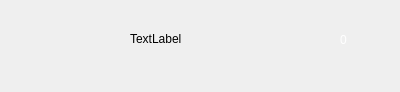
<?xml version="1.0" encoding="UTF-8"?>
<ui version="4.0">
 <class>UserItem</class>
 <widget class="QWidget" name="UserItem">
  <property name="geometry">
   <rect>
    <x>0</x>
    <y>0</y>
    <width>400</width>
    <height>92</height>
   </rect>
  </property>
  <property name="windowTitle">
   <string>Form</string>
  </property>
  <widget class="QLabel" name="label_head">
   <property name="geometry">
    <rect>
     <x>20</x>
     <y>10</y>
     <width>81</width>
     <height>71</height>
    </rect>
   </property>
   <property name="text">
    <string/>
   </property>
   <property name="pixmap">
    <pixmap resource="images.qrc">:/heads/head14.jpg</pixmap>
   </property>
   <property name="scaledContents">
    <bool>true</bool>
   </property>
  </widget>
  <widget class="QLabel" name="label_name">
   <property name="geometry">
    <rect>
     <x>130</x>
     <y>30</y>
     <width>171</width>
     <height>18</height>
    </rect>
   </property>
   <property name="text">
    <string>TextLabel</string>
   </property>
  </widget>
  <widget class="QLabel" name="label_red">
   <property name="geometry">
    <rect>
     <x>330</x>
     <y>20</y>
     <width>51</width>
     <height>41</height>
    </rect>
   </property>
   <property name="text">
    <string/>
   </property>
   <property name="pixmap">
    <pixmap resource="images.qrc">:/heads/red.png</pixmap>
   </property>
   <property name="scaledContents">
    <bool>true</bool>
   </property>
  </widget>
  <widget class="QLabel" name="label_count">
   <property name="geometry">
    <rect>
     <x>340</x>
     <y>30</y>
     <width>31</width>
     <height>20</height>
    </rect>
   </property>
   <property name="styleSheet">
    <string notr="true">color:rgb(255, 255, 255)</string>
   </property>
   <property name="text">
    <string>0</string>
   </property>
  </widget>
 </widget>
 <resources>
  <include location="images.qrc"/>
 </resources>
 <connections/>
</ui>
